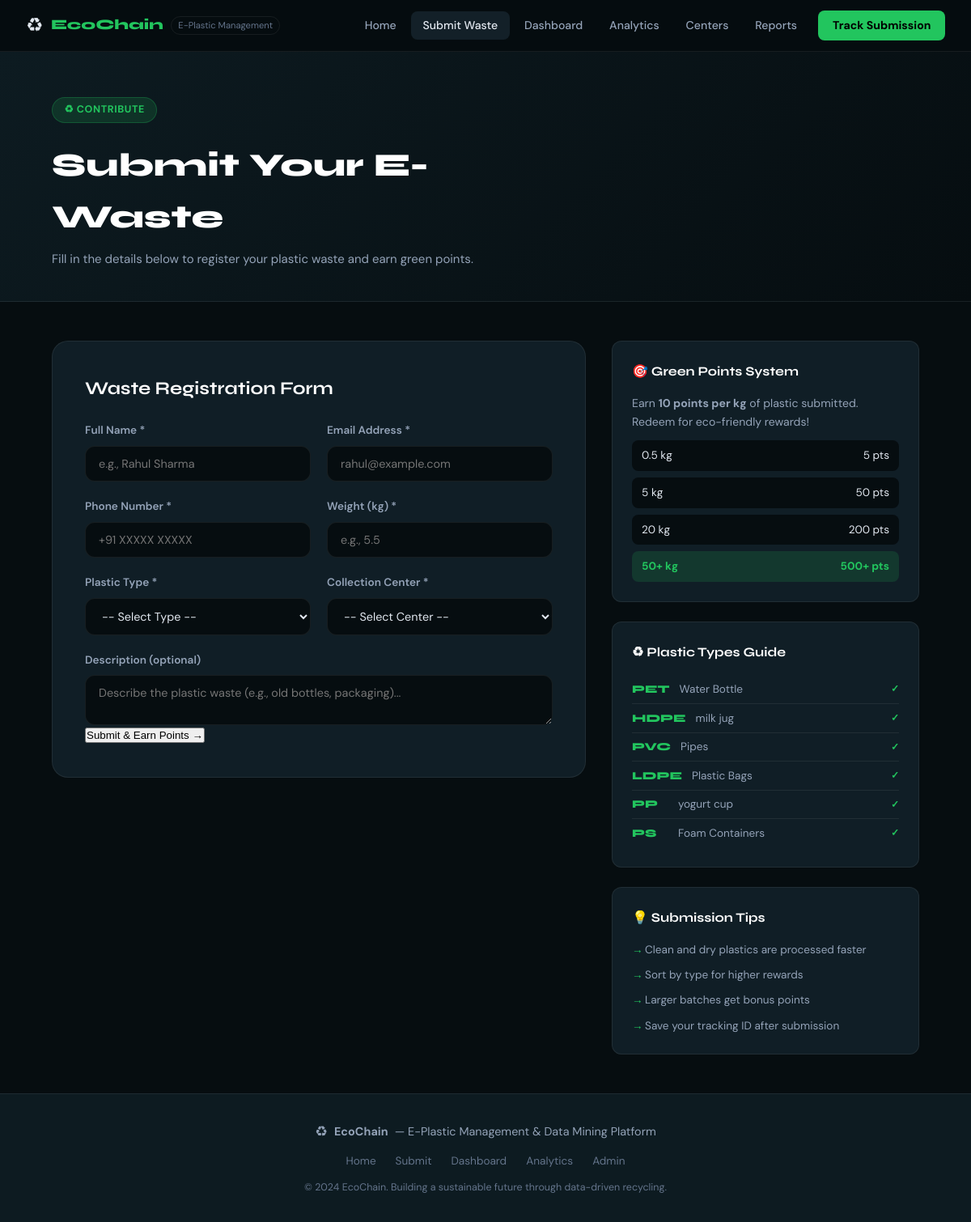
/submit/, run on the app's committed database.
### eplastic/models.py (models this page shows, shortened)
class PlasticType(models.Model):
    CATEGORY_CHOICES = [
        ('PET', 'PET - Polyethylene Terephthalate'),
        ('HDPE', 'HDPE - High-Density Polyethylene'),
        ('PVC', 'PVC - Polyvinyl Chloride'),
        ('LDPE', 'LDPE - Low-Density Polyethylene'),
        ('PP', 'PP - Polypropylene'),
        ('PS', 'PS - Polystyrene'),
        ('OTHER', 'Other Plastics'),
    ]
    code = models.CharField(max_length=10, choices=CATEGORY_CHOICES, unique=True)
    name = models.CharField(max_length=100)
    recyclable = models.BooleanField(default=True)
    hazard_level = models.IntegerField(default=1)  # 1-5
    description = models.TextField(blank=True)

### eplastic/views.py (the view, shortened to what this page needs)
# urls.py: path('submit/', views.submit_waste, name='submit_waste'),
def submit_waste(request):
    plastic_types = PlasticType.objects.all()
    collection_centers = CollectionCenter.objects.all()
    return render(
        request,
        "submit.html",
        {
            "plastic_types": plastic_types,
            "collection_centers": collection_centers,
        },
    )

### templates/submit.html (shortened to what this page needs)
{% extends 'base.html' %}
{% block content %}
<section class="page-hero mini-hero">
  <div class="page-hero-content">
    <span class="section-tag">♻ Contribute</span>
    <h1>Submit Your E-Waste</h1>
    <p>Fill in the details below to register your plastic waste and earn green points.</p>
  </div>
</section>
<section class="section form-section">
  <div class="form-layout">
    <div class="form-card">
      <h2 class="form-title">Waste Registration Form</h2>
      <form method="post" action="{% url 'submit_waste' %}" id="wasteForm">
    <div class="form-grid">
        <div class="form-group">
            <label class="form-label">Full Name *</label>
            <input type="text" name="submitter_name" class="form-control" placeholder="e.g., Rahul Sharma" required>
        </div>
        <div class="form-group">
            <label class="form-label">Email Address *</label>
            <input type="email" name="submitter_email" class="form-control" placeholder="rahul@example.com" required>
        </div>
        <div class="form-group">
            <label class="form-label">Phone Number *</label>
            <input type="text" name="phone_number" class="form-control" placeholder="+91 XXXXX XXXXX" required>
        </div>
        <div class="form-group">
            <label class="form-label">Weight (kg) *</label>
            <input type="number" step="0.1" name="weight_kg" class="form-control" placeholder="e.g., 5.5" required>
        </div>
        <div class="form-group">
            <label class="form-label">Plastic Type *</label>
            <select name="plastic_type_id" id="plastic_type_id"class="form-control">
                <option value="">-- Select Type --</option>
            </select>
        </div>
        <div class="form-group">
            <label class="form-label">Collection Center *</label>
            <select name="center_id" id="Collection_Center_id" class="form-control" required>
                <option value="">-- Select
                  Center --</option>
            </select>
        </div>
        <div class="form-group full-width">
            <label class="form-label">Description (optional)</label>
            <textarea name="description" class="form-control" placeholder="Describe the plastic waste (e.g., old bottles, packaging)..."></textarea>
        </div>
    </div>
    <button type="submit" class="submit-btn">Submit & Earn Points →</button>
</form>
    </div>
    <div class="form-sidebar">
      <div class="sidebar-card">
        <h3>🎯 Green Points System</h3>
        <p>Earn <strong>10 points per kg</strong> of plastic submitted. Redeem for eco-friendly rewards!</p>
        <div class="points-table">
          <div class="pt-row"><span>0.5 kg</span><span>5 pts</span></div>
          <div class="pt-row"><span>5 kg</span><span>50 pts</span></div>
          <div class="pt-row"><span>20 kg</span><span>200 pts</span></div>
          <div class="pt-row highlight"><span>50+ kg</span><span>500+ pts</span></div>
        </div>
      </div>
      <div class="sidebar-card">
        <h3>♻ Plastic Types Guide</h3>
        {% for p in plastic_types %}
        <div class="type-row">
          <span class="type-badge">{{ p.code }}</span>
          <span class="type-name">{{ p.name }}</span>
          <span class="type-tag {% if p.recyclable %}green{% else %}red{% endif %}">
            {% if p.recyclable %}✓{% else %}✗{% endif %}
          </span>
        </div>
        {% endfor %}
      </div>
      <div class="sidebar-card tip-card">
        <h3>💡 Submission Tips</h3>
        <ul>
          <li>Clean and dry plastics are processed faster</li>
          <li>Sort by type for higher rewards</li>
          <li>Larger batches get bonus points</li>
          <li>Save your tracking ID after submission</li>
        </ul>
      </div>
    </div>
  </div>
</section>
{% endblock %}

### templates/base.html (shortened to what this page needs)
{% load static %}
<!DOCTYPE html>
<html lang="en">
<head>
  <link rel="stylesheet" href="{% static 'css/main.css' %}">
</head>
<body>
<nav class="navbar">
  <div class="nav-brand">
    <div class="brand-icon">♻</div>
    <span class="brand-name">EcoChain</span>
    <span class="brand-tag">E-Plastic Management</span>
  </div>
  <div class="nav-links">
    <a href="{% url 'index' %}" class="nav-link {% if request.resolver_match.url_name == 'index' %}active{% endif %}">Home</a>
    <a href="{% url 'submit_waste' %}" class="nav-link {% if request.resolver_match.url_name == 'submit_waste' %}active{% endif %}">Submit Waste</a>
    <a href="{% url 'dashboard' %}" class="nav-link {% if request.resolver_match.url_name == 'dashboard' %}active{% endif %}">Dashboard</a>
    <a href="{% url 'analytics_page' %}" class="nav-link {% if request.resolver_match.url_name == 'analytics_page' %}active{% endif %}">Analytics</a>
    <a href="{% url 'centers' %}" class="nav-link {% if request.resolver_match.url_name == 'centers' %}active{% endif %}">Centers</a>
    <a href="{% url 'reports' %}" class="nav-link {% if request.resolver_match.url_name == 'reports' %}active{% endif %}">Reports</a>
    <a href="{% url 'track' %}" class="nav-cta">Track Submission</a>
  </div>
</nav>
<main>
  {% block content %}{% endblock %}
</main>
<footer class="footer">
  <div class="footer-inner">
    <div class="footer-brand">
      <span class="brand-icon-sm">♻</span>
      <strong>EcoChain</strong> — E-Plastic Management & Data Mining Platform
    </div>
    <div class="footer-links">
      <a href="{% url 'index' %}">Home</a>
      <a href="{% url 'submit_waste' %}">Submit</a>
      <a href="{% url 'dashboard' %}">Dashboard</a>
      <a href="{% url 'analytics_page' %}">Analytics</a>
      <a href="/admin/">Admin</a>
    </div>
    <div class="footer-note">© 2024 EcoChain. Building a sustainable future through data-driven recycling.</div>
  </div>
</footer>
</body>
</html>

### data on the page
PlasticType: code "PET", name "Water Bottle"
PlasticType: code "HDPE", name "milk jug"
PlasticType: code "PVC", name "Pipes"
PlasticType: code "LDPE", name "Plastic Bags"
PlasticType: code "PP", name "yogurt cup"
PlasticType: code "PS", name "Foam Containers"
